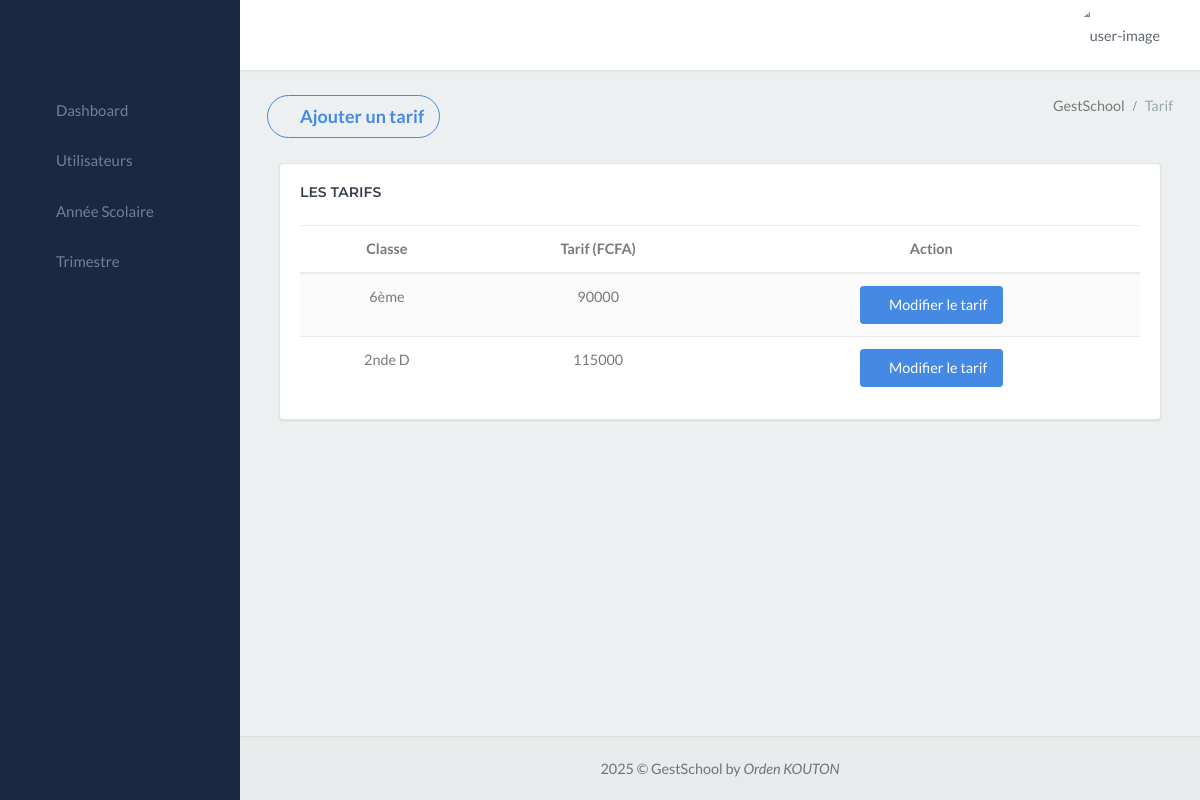
Screenshot of /gestschool_app/tarif/ with the database file from the repository.
### gestschool_app/models.py (models this page shows, shortened)
class Tarif(models.Model):
    montant = models.CharField(max_length=20)
    classe_id = models.ForeignKey(Classe_exist, on_delete=models.CASCADE)

class Classe_exist(models.Model):
    fusion = models.CharField(max_length=80)

### gestschool_app/views.py (the view)
# urls.py: path('tarif/', views.tarif, name='tarif'),
def tarif(request):
    tarifs = Tarif.objects.all()
    classes = Classe_exist.objects.all()
    return render(request, 'grille_tarif.html', {'tarifs': tarifs, 'classes': classes})

### gestschool_app/templates/grille_tarif.html (shortened to what this page needs)
{% extends "menu.html" %}
{% block content %}
<div class="content-page">
    <div class="content">
        <div class="container-fluid">
            <div class="row">
                <div class="col-12">
                    <div class="page-title-box">
                        <button type="button"
                            class="page-title btn btn-outline-success btn-rounded waves-effect width-md waves-light"
                            data-toggle="modal" data-target=".bs-example-modal-lg">
                            <i class="ion ion-md-add-circle"></i>
                            Ajouter un tarif
                        </button>
                        <div class="page-title-right">
                            <ol class="breadcrumb p-0 m-0">
                                <li class="breadcrumb-item active">GestSchool</li>
                                <li class="breadcrumb-item"><a>Tarif</a></li>
                            </ol>
                        </div>
                        <div class="clearfix"></div>
                    </div>
                </div>
            </div>
            <div class="container-fluid">
                <div class="row">
                    <div class="col-lg-12">
                        <div class="card">
                            <div class="card-body">
                                <h4 class="header-title mb-4">Les Tarifs</h4>
                                <div class="table-responsive">
                                    <table class="table table-striped mb-0">
                                        <thead>
                                            <tr>
                                                <th style="text-align: center;">Classe</th>
                                                <th style="text-align: center;">Tarif (FCFA)</th>
                                                <th style="text-align: center;">Action</th>
                                            </tr>
                                        </thead>
                                        <tbody>
                                            {% for tarif in tarifs %}
                                            <tr style="text-align: center;">
                                                <td>{{ tarif.classe_id.fusion }}</td>
                                                <td>{{ tarif.montant }}</td>
                                                <td>
                                                    <button class="btn btn-success" data-toggle="modal" data-target="#editModal{{ tarif.id }}">
                                                        <i class="ion ion-ios-create"></i> Modifier le tarif
                                                    </button>
                                                </td>
                                            </tr>
                                            {% empty %}
                                            <tr>
                                                <td colspan="3" style="text-align: center; color: red; font-style: italic;">Aucun tarif enregistré</td>
                                            </tr>
                                            {% endfor %}
                                        </tbody>
                                    </table>
                                </div>
                            </div>
                        </div>
                    </div>
                </div>
            </div>
        </div>
    </div>
</div>
{% endblock %}

### rows the page displays
Tarif: classe_id.fusion "6ème", montant "90000"
Tarif: classe_id.fusion "2nde D", montant "115000"
